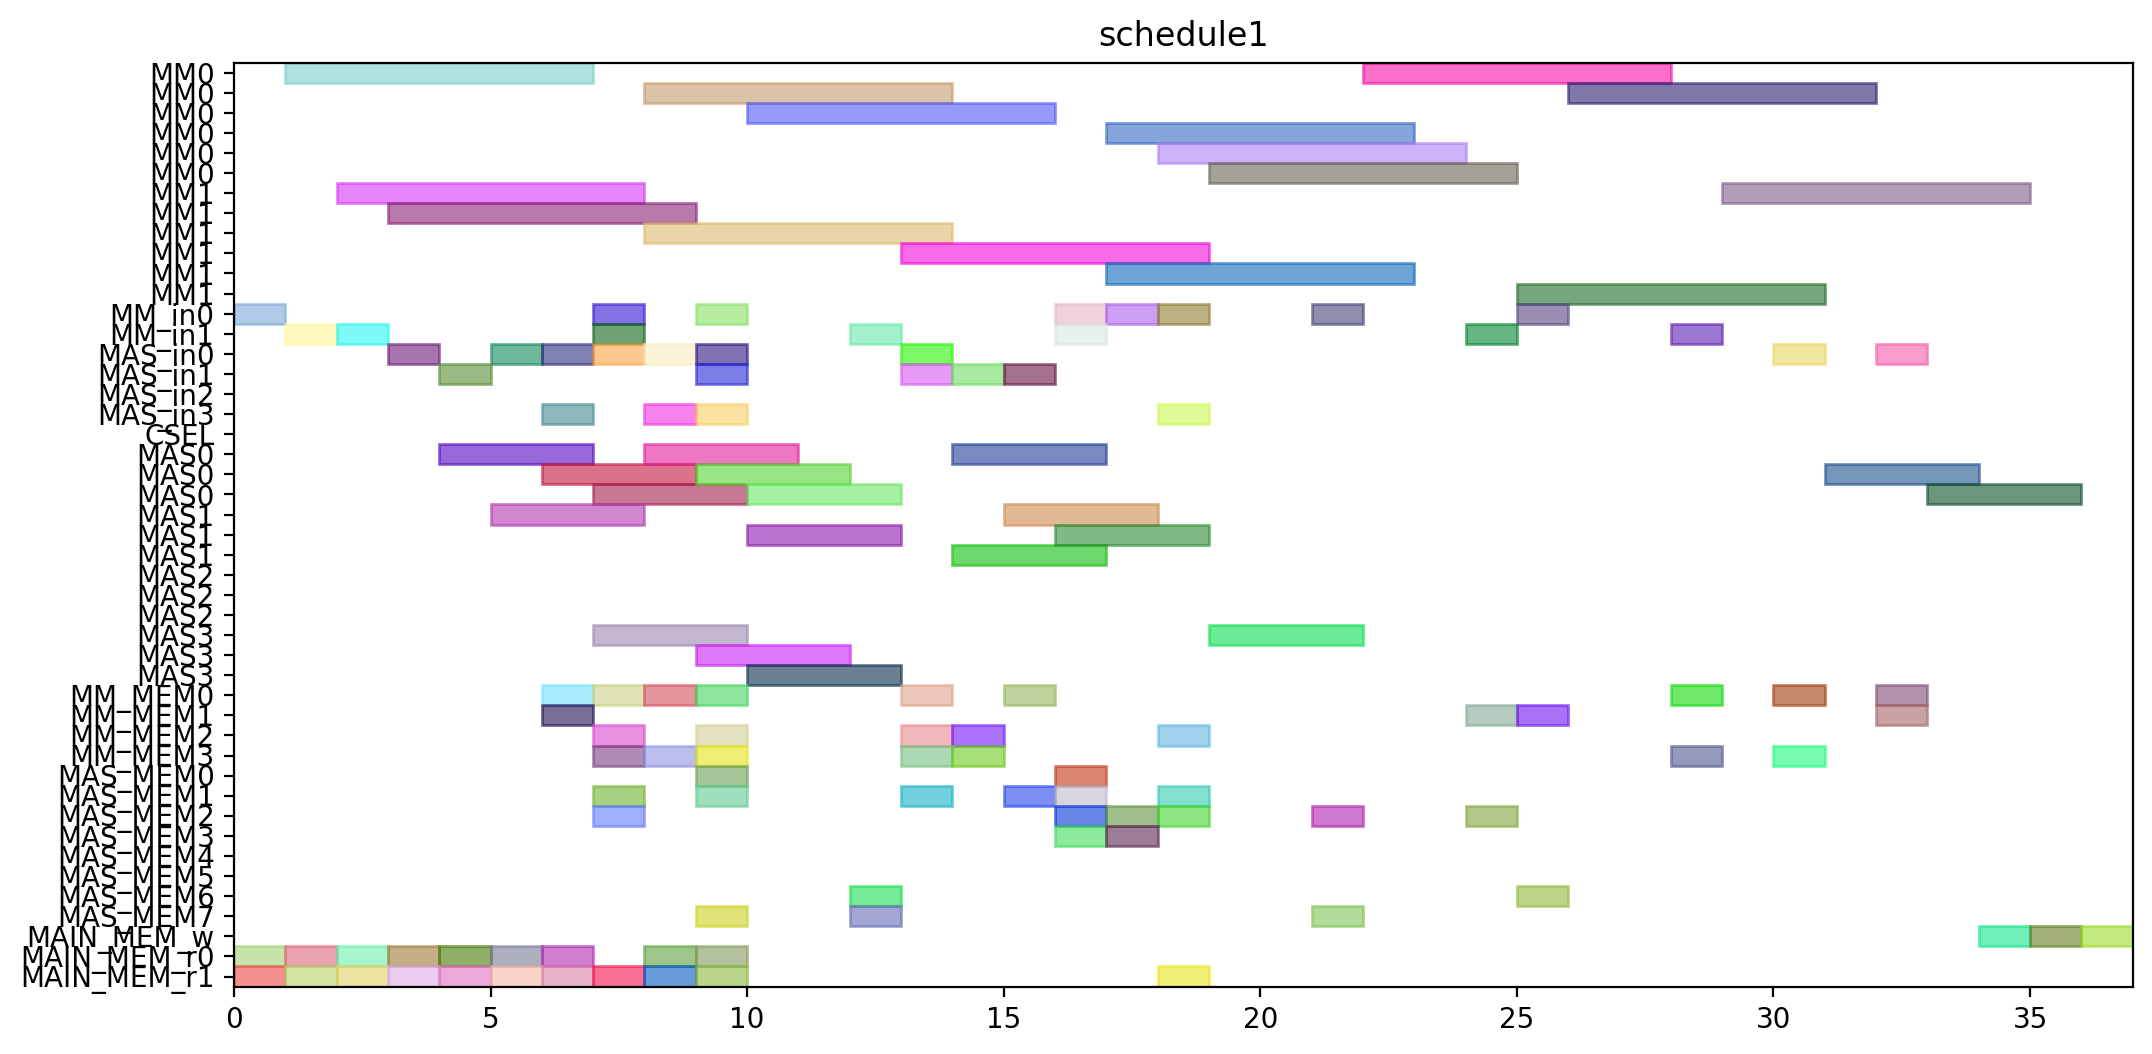

Write Python code to recreate this figure.
from pyschedule import Scenario, solvers, plotters, alt


def solve():
	horizon = 148
	S = Scenario("schedule1", horizon=horizon)

	# resource
	MM = S.Resources('MM', num=2, size=6)
	MM_in = S.Resources('MM_in', num=2)
	MAS_in = S.Resources('MAS_in', num=4)
	CSEL = S.Resource('CSEL')
	MAS = S.Resources('MAS', num=4, size=3, periods=range(1, horizon))
	MM_MEM = S.Resources('MM_MEM', num=4)
	MAS_MEM = S.Resources('MAS_MEM', num=8)
	MAIN_MEM_w = S.Resource('MAIN_MEM_w', size=1)
	MAIN_MEM_r = S.Resources('MAIN_MEM_r', num=2)

	# result of previous scheduling
	t0_in = S.Task('t0_in', length=1, delay_cost=1)
	S += t0_in >= 0
	t0_in += MM_in[0]

	t0_mem0 = S.Task('t0_mem0', length=1, delay_cost=1)
	S += t0_mem0 >= 0
	t0_mem0 += MAIN_MEM_r[0]

	t0_mem1 = S.Task('t0_mem1', length=1, delay_cost=1)
	S += t0_mem1 >= 0
	t0_mem1 += MAIN_MEM_r[1]

	t0 = S.Task('t0', length=6, delay_cost=1)
	S += t0 >= 1
	t0 += MM[0]

	t2_in = S.Task('t2_in', length=1, delay_cost=1)
	S += t2_in >= 1
	t2_in += MM_in[1]

	t2_mem0 = S.Task('t2_mem0', length=1, delay_cost=1)
	S += t2_mem0 >= 1
	t2_mem0 += MAIN_MEM_r[0]

	t2_mem1 = S.Task('t2_mem1', length=1, delay_cost=1)
	S += t2_mem1 >= 1
	t2_mem1 += MAIN_MEM_r[1]

	t1_in = S.Task('t1_in', length=1, delay_cost=1)
	S += t1_in >= 2
	t1_in += MM_in[1]

	t1_mem0 = S.Task('t1_mem0', length=1, delay_cost=1)
	S += t1_mem0 >= 2
	t1_mem0 += MAIN_MEM_r[0]

	t1_mem1 = S.Task('t1_mem1', length=1, delay_cost=1)
	S += t1_mem1 >= 2
	t1_mem1 += MAIN_MEM_r[1]

	t2 = S.Task('t2', length=6, delay_cost=1)
	S += t2 >= 2
	t2 += MM[1]

	t1 = S.Task('t1', length=6, delay_cost=1)
	S += t1 >= 3
	t1 += MM[1]

	t4_in = S.Task('t4_in', length=1, delay_cost=1)
	S += t4_in >= 3
	t4_in += MAS_in[0]

	t4_mem0 = S.Task('t4_mem0', length=1, delay_cost=1)
	S += t4_mem0 >= 3
	t4_mem0 += MAIN_MEM_r[0]

	t4_mem1 = S.Task('t4_mem1', length=1, delay_cost=1)
	S += t4_mem1 >= 3
	t4_mem1 += MAIN_MEM_r[1]

	t3_in = S.Task('t3_in', length=1, delay_cost=1)
	S += t3_in >= 4
	t3_in += MAS_in[1]

	t3_mem0 = S.Task('t3_mem0', length=1, delay_cost=1)
	S += t3_mem0 >= 4
	t3_mem0 += MAIN_MEM_r[0]

	t3_mem1 = S.Task('t3_mem1', length=1, delay_cost=1)
	S += t3_mem1 >= 4
	t3_mem1 += MAIN_MEM_r[1]

	t4 = S.Task('t4', length=3, delay_cost=1)
	S += t4 >= 4
	t4 += MAS[0]

	t14_in = S.Task('t14_in', length=1, delay_cost=1)
	S += t14_in >= 5
	t14_in += MAS_in[0]

	t14_mem0 = S.Task('t14_mem0', length=1, delay_cost=1)
	S += t14_mem0 >= 5
	t14_mem0 += MAIN_MEM_r[0]

	t14_mem1 = S.Task('t14_mem1', length=1, delay_cost=1)
	S += t14_mem1 >= 5
	t14_mem1 += MAIN_MEM_r[1]

	t3 = S.Task('t3', length=3, delay_cost=1)
	S += t3 >= 5
	t3 += MAS[1]

	t13_in = S.Task('t13_in', length=1, delay_cost=1)
	S += t13_in >= 6
	t13_in += MAS_in[0]

	t13_mem0 = S.Task('t13_mem0', length=1, delay_cost=1)
	S += t13_mem0 >= 6
	t13_mem0 += MAIN_MEM_r[0]

	t13_mem1 = S.Task('t13_mem1', length=1, delay_cost=1)
	S += t13_mem1 >= 6
	t13_mem1 += MAIN_MEM_r[1]

	t14 = S.Task('t14', length=3, delay_cost=1)
	S += t14 >= 6
	t14 += MAS[0]

	t18_in = S.Task('t18_in', length=1, delay_cost=1)
	S += t18_in >= 6
	t18_in += MAS_in[3]

	t18_mem0 = S.Task('t18_mem0', length=1, delay_cost=1)
	S += t18_mem0 >= 6
	t18_mem0 += MM_MEM[0]

	t18_mem1 = S.Task('t18_mem1', length=1, delay_cost=1)
	S += t18_mem1 >= 6
	t18_mem1 += MM_MEM[1]

	t13 = S.Task('t13', length=3, delay_cost=1)
	S += t13 >= 7
	t13 += MAS[0]

	t16_in = S.Task('t16_in', length=1, delay_cost=1)
	S += t16_in >= 7
	t16_in += MAS_in[0]

	t16_mem0 = S.Task('t16_mem0', length=1, delay_cost=1)
	S += t16_mem0 >= 7
	t16_mem0 += MM_MEM[0]

	t16_mem1 = S.Task('t16_mem1', length=1, delay_cost=1)
	S += t16_mem1 >= 7
	t16_mem1 += MM_MEM[3]

	t18 = S.Task('t18', length=3, delay_cost=1)
	S += t18 >= 7
	t18 += MAS[3]

	t20_in = S.Task('t20_in', length=1, delay_cost=1)
	S += t20_in >= 7
	t20_in += MM_in[1]

	t20_mem0 = S.Task('t20_mem0', length=1, delay_cost=1)
	S += t20_mem0 >= 7
	t20_mem0 += MM_MEM[2]

	t20_mem1 = S.Task('t20_mem1', length=1, delay_cost=1)
	S += t20_mem1 >= 7
	t20_mem1 += MAIN_MEM_r[1]

	t5_in = S.Task('t5_in', length=1, delay_cost=1)
	S += t5_in >= 7
	t5_in += MM_in[0]

	t5_mem0 = S.Task('t5_mem0', length=1, delay_cost=1)
	S += t5_mem0 >= 7
	t5_mem0 += MAS_MEM[2]

	t5_mem1 = S.Task('t5_mem1', length=1, delay_cost=1)
	S += t5_mem1 >= 7
	t5_mem1 += MAS_MEM[1]

	t16 = S.Task('t16', length=3, delay_cost=1)
	S += t16 >= 8
	t16 += MAS[0]

	t20 = S.Task('t20', length=6, delay_cost=1)
	S += t20 >= 8
	t20 += MM[1]

	t5 = S.Task('t5', length=6, delay_cost=1)
	S += t5 >= 8
	t5 += MM[0]

	t6_in = S.Task('t6_in', length=1, delay_cost=1)
	S += t6_in >= 8
	t6_in += MAS_in[0]

	t6_mem0 = S.Task('t6_mem0', length=1, delay_cost=1)
	S += t6_mem0 >= 8
	t6_mem0 += MM_MEM[0]

	t6_mem1 = S.Task('t6_mem1', length=1, delay_cost=1)
	S += t6_mem1 >= 8
	t6_mem1 += MM_MEM[3]

	t9_in = S.Task('t9_in', length=1, delay_cost=1)
	S += t9_in >= 8
	t9_in += MAS_in[3]

	t9_mem0 = S.Task('t9_mem0', length=1, delay_cost=1)
	S += t9_mem0 >= 8
	t9_mem0 += MAIN_MEM_r[0]

	t9_mem1 = S.Task('t9_mem1', length=1, delay_cost=1)
	S += t9_mem1 >= 8
	t9_mem1 += MAIN_MEM_r[1]

	t11_in = S.Task('t11_in', length=1, delay_cost=1)
	S += t11_in >= 9
	t11_in += MAS_in[0]

	t11_mem0 = S.Task('t11_mem0', length=1, delay_cost=1)
	S += t11_mem0 >= 9
	t11_mem0 += MM_MEM[2]

	t11_mem1 = S.Task('t11_mem1', length=1, delay_cost=1)
	S += t11_mem1 >= 9
	t11_mem1 += MM_MEM[3]

	t15_in = S.Task('t15_in', length=1, delay_cost=1)
	S += t15_in >= 9
	t15_in += MM_in[0]

	t15_mem0 = S.Task('t15_mem0', length=1, delay_cost=1)
	S += t15_mem0 >= 9
	t15_mem0 += MAS_MEM[0]

	t15_mem1 = S.Task('t15_mem1', length=1, delay_cost=1)
	S += t15_mem1 >= 9
	t15_mem1 += MAS_MEM[1]

	t19_in = S.Task('t19_in', length=1, delay_cost=1)
	S += t19_in >= 9
	t19_in += MAS_in[1]

	t19_mem0 = S.Task('t19_mem0', length=1, delay_cost=1)
	S += t19_mem0 >= 9
	t19_mem0 += MM_MEM[0]

	t19_mem1 = S.Task('t19_mem1', length=1, delay_cost=1)
	S += t19_mem1 >= 9
	t19_mem1 += MAS_MEM[7]

	t6 = S.Task('t6', length=3, delay_cost=1)
	S += t6 >= 9
	t6 += MAS[0]

	t8_in = S.Task('t8_in', length=1, delay_cost=1)
	S += t8_in >= 9
	t8_in += MAS_in[3]

	t8_mem0 = S.Task('t8_mem0', length=1, delay_cost=1)
	S += t8_mem0 >= 9
	t8_mem0 += MAIN_MEM_r[0]

	t8_mem1 = S.Task('t8_mem1', length=1, delay_cost=1)
	S += t8_mem1 >= 9
	t8_mem1 += MAIN_MEM_r[1]

	t9 = S.Task('t9', length=3, delay_cost=1)
	S += t9 >= 9
	t9 += MAS[3]

	t11 = S.Task('t11', length=3, delay_cost=1)
	S += t11 >= 10
	t11 += MAS[0]

	t15 = S.Task('t15', length=6, delay_cost=1)
	S += t15 >= 10
	t15 += MM[0]

	t19 = S.Task('t19', length=3, delay_cost=1)
	S += t19 >= 10
	t19 += MAS[1]

	t8 = S.Task('t8', length=3, delay_cost=1)
	S += t8 >= 10
	t8 += MAS[3]

	t10_in = S.Task('t10_in', length=1, delay_cost=1)
	S += t10_in >= 12
	t10_in += MM_in[1]

	t10_mem0 = S.Task('t10_mem0', length=1, delay_cost=1)
	S += t10_mem0 >= 12
	t10_mem0 += MAS_MEM[6]

	t10_mem1 = S.Task('t10_mem1', length=1, delay_cost=1)
	S += t10_mem1 >= 12
	t10_mem1 += MAS_MEM[7]

	t10 = S.Task('t10', length=6, delay_cost=1)
	S += t10 >= 13
	t10 += MM[1]

	t22_in = S.Task('t22_in', length=1, delay_cost=1)
	S += t22_in >= 13
	t22_in += MAS_in[1]

	t22_mem0 = S.Task('t22_mem0', length=1, delay_cost=1)
	S += t22_mem0 >= 13
	t22_mem0 += MM_MEM[2]

	t22_mem1 = S.Task('t22_mem1', length=1, delay_cost=1)
	S += t22_mem1 >= 13
	t22_mem1 += MM_MEM[3]

	t7_in = S.Task('t7_in', length=1, delay_cost=1)
	S += t7_in >= 13
	t7_in += MAS_in[0]

	t7_mem0 = S.Task('t7_mem0', length=1, delay_cost=1)
	S += t7_mem0 >= 13
	t7_mem0 += MM_MEM[0]

	t7_mem1 = S.Task('t7_mem1', length=1, delay_cost=1)
	S += t7_mem1 >= 13
	t7_mem1 += MAS_MEM[1]

	t21_in = S.Task('t21_in', length=1, delay_cost=1)
	S += t21_in >= 14
	t21_in += MAS_in[1]

	t21_mem0 = S.Task('t21_mem0', length=1, delay_cost=1)
	S += t21_mem0 >= 14
	t21_mem0 += MM_MEM[2]

	t21_mem1 = S.Task('t21_mem1', length=1, delay_cost=1)
	S += t21_mem1 >= 14
	t21_mem1 += MM_MEM[3]

	t22 = S.Task('t22', length=3, delay_cost=1)
	S += t22 >= 14
	t22 += MAS[1]

	t7 = S.Task('t7', length=3, delay_cost=1)
	S += t7 >= 14
	t7 += MAS[0]

	t17_in = S.Task('t17_in', length=1, delay_cost=1)
	S += t17_in >= 15
	t17_in += MAS_in[1]

	t17_mem0 = S.Task('t17_mem0', length=1, delay_cost=1)
	S += t17_mem0 >= 15
	t17_mem0 += MM_MEM[0]

	t17_mem1 = S.Task('t17_mem1', length=1, delay_cost=1)
	S += t17_mem1 >= 15
	t17_mem1 += MAS_MEM[1]

	t21 = S.Task('t21', length=3, delay_cost=1)
	S += t21 >= 15
	t21 += MAS[1]

	t17 = S.Task('t17', length=3, delay_cost=1)
	S += t17 >= 16
	t17 += MAS[1]

	t25_in = S.Task('t25_in', length=1, delay_cost=1)
	S += t25_in >= 16
	t25_in += MM_in[0]

	t25_mem0 = S.Task('t25_mem0', length=1, delay_cost=1)
	S += t25_mem0 >= 16
	t25_mem0 += MAS_MEM[0]

	t25_mem1 = S.Task('t25_mem1', length=1, delay_cost=1)
	S += t25_mem1 >= 16
	t25_mem1 += MAS_MEM[3]

	t28_in = S.Task('t28_in', length=1, delay_cost=1)
	S += t28_in >= 16
	t28_in += MM_in[1]

	t28_mem0 = S.Task('t28_mem0', length=1, delay_cost=1)
	S += t28_mem0 >= 16
	t28_mem0 += MAS_MEM[2]

	t28_mem1 = S.Task('t28_mem1', length=1, delay_cost=1)
	S += t28_mem1 >= 16
	t28_mem1 += MAS_MEM[1]

	t25 = S.Task('t25', length=6, delay_cost=1)
	S += t25 >= 17
	t25 += MM[0]

	t27_in = S.Task('t27_in', length=1, delay_cost=1)
	S += t27_in >= 17
	t27_in += MM_in[0]

	t27_mem0 = S.Task('t27_mem0', length=1, delay_cost=1)
	S += t27_mem0 >= 17
	t27_mem0 += MAS_MEM[2]

	t27_mem1 = S.Task('t27_mem1', length=1, delay_cost=1)
	S += t27_mem1 >= 17
	t27_mem1 += MAS_MEM[3]

	t28 = S.Task('t28', length=6, delay_cost=1)
	S += t28 >= 17
	t28 += MM[1]

	t12_in = S.Task('t12_in', length=1, delay_cost=1)
	S += t12_in >= 18
	t12_in += MAS_in[3]

	t12_mem0 = S.Task('t12_mem0', length=1, delay_cost=1)
	S += t12_mem0 >= 18
	t12_mem0 += MM_MEM[2]

	t12_mem1 = S.Task('t12_mem1', length=1, delay_cost=1)
	S += t12_mem1 >= 18
	t12_mem1 += MAS_MEM[1]

	t23_in = S.Task('t23_in', length=1, delay_cost=1)
	S += t23_in >= 18
	t23_in += MM_in[0]

	t23_mem0 = S.Task('t23_mem0', length=1, delay_cost=1)
	S += t23_mem0 >= 18
	t23_mem0 += MAS_MEM[2]

	t23_mem1 = S.Task('t23_mem1', length=1, delay_cost=1)
	S += t23_mem1 >= 18
	t23_mem1 += MAIN_MEM_r[1]

	t27 = S.Task('t27', length=6, delay_cost=1)
	S += t27 >= 18
	t27 += MM[0]

	t12 = S.Task('t12', length=3, delay_cost=1)
	S += t12 >= 19
	t12 += MAS[3]

	t23 = S.Task('t23', length=6, delay_cost=1)
	S += t23 >= 19
	t23 += MM[0]

	t29_in = S.Task('t29_in', length=1, delay_cost=1)
	S += t29_in >= 21
	t29_in += MM_in[0]

	t29_mem0 = S.Task('t29_mem0', length=1, delay_cost=1)
	S += t29_mem0 >= 21
	t29_mem0 += MAS_MEM[2]

	t29_mem1 = S.Task('t29_mem1', length=1, delay_cost=1)
	S += t29_mem1 >= 21
	t29_mem1 += MAS_MEM[7]

	t29 = S.Task('t29', length=6, delay_cost=1)
	S += t29 >= 22
	t29 += MM[0]


	# new tasks
	t24 = S.Task('t24', length=6, delay_cost=1)
	t24 += alt(MM)
	t24_in = S.Task('t24_in', length=1, delay_cost=1)
	t24_in += alt(MM_in)
	S += t24_in*MM_in[0]<=t24*MM[0]
	S += t24_in*MM_in[1]<=t24*MM[1]
	t24_mem0 = S.Task('t24_mem0', length=1, delay_cost=1)
	t24_mem0 += MAS_MEM[6]
	S += 21 < t24_mem0
	S += t24_mem0 <= t24

	t24_mem1 = S.Task('t24_mem1', length=1, delay_cost=1)
	t24_mem1 += MM_MEM[1]
	S += 24 < t24_mem1
	S += t24_mem1 <= t24

	t26 = S.Task('t26', length=6, delay_cost=1)
	t26 += alt(MM)
	t26_in = S.Task('t26_in', length=1, delay_cost=1)
	t26_in += alt(MM_in)
	S += t26_in*MM_in[0]<=t26*MM[0]
	S += t26_in*MM_in[1]<=t26*MM[1]
	t26_mem0 = S.Task('t26_mem0', length=1, delay_cost=1)
	t26_mem0 += MAS_MEM[2]
	S += 12 < t26_mem0
	S += t26_mem0 <= t26

	t26_mem1 = S.Task('t26_mem1', length=1, delay_cost=1)
	t26_mem1 += MM_MEM[1]
	S += 24 < t26_mem1
	S += t26_mem1 <= t26

	PZ_new = S.Task('PZ_new', length=6, delay_cost=1)
	PZ_new += alt(MM)
	PZ_new_in = S.Task('PZ_new_in', length=1, delay_cost=1)
	PZ_new_in += alt(MM_in)
	S += PZ_new_in*MM_in[0]<=PZ_new*MM[0]
	S += PZ_new_in*MM_in[1]<=PZ_new*MM[1]
	S += 0<PZ_new

	PZ_new_w = S.Task('PZ_new_w', length=1, delay_cost=1)
	PZ_new_w += alt(MAIN_MEM_w)
	S += PZ_new <= PZ_new_w

	PZ_new_mem0 = S.Task('PZ_new_mem0', length=1, delay_cost=1)
	PZ_new_mem0 += MM_MEM[0]
	S += 27 < PZ_new_mem0
	S += PZ_new_mem0 <= PZ_new

	PZ_new_mem1 = S.Task('PZ_new_mem1', length=1, delay_cost=1)
	PZ_new_mem1 += MM_MEM[3]
	S += 22 < PZ_new_mem1
	S += PZ_new_mem1 <= PZ_new

	PX_new = S.Task('PX_new', length=3, delay_cost=1)
	PX_new += alt(MAS)
	PX_new_in = S.Task('PX_new_in', length=1, delay_cost=1)
	PX_new_in += alt(MAS_in)
	S += PX_new_in*MAS_in[0]<=PX_new*MAS[0]

	S += PX_new_in*MAS_in[1]<=PX_new*MAS[1]

	S += PX_new_in*MAS_in[2]<=PX_new*MAS[2]

	S += PX_new_in*MAS_in[3]<=PX_new*MAS[3]

	S += 0<PX_new

	PX_new_w = S.Task('PX_new_w', length=1, delay_cost=1)
	PX_new_w += alt(MAIN_MEM_w)
	S += PX_new <= PX_new_w

	PX_new_mem0 = S.Task('PX_new_mem0', length=1, delay_cost=1)
	PX_new_mem0 += MM_MEM[0]
	S += 22 < PX_new_mem0
	S += PX_new_mem0 <= PX_new

	PX_new_mem1 = S.Task('PX_new_mem1', length=1, delay_cost=1)
	PX_new_mem1 += alt(MM_MEM)
	S += (t24*MM[0])-1 < PX_new_mem1*MM_MEM[1]
	S += (t24*MM[1])-1 < PX_new_mem1*MM_MEM[3]
	S += PX_new_mem1 <= PX_new

	PY_new = S.Task('PY_new', length=3, delay_cost=1)
	PY_new += alt(MAS)
	PY_new_in = S.Task('PY_new_in', length=1, delay_cost=1)
	PY_new_in += alt(MAS_in)
	S += PY_new_in*MAS_in[0]<=PY_new*MAS[0]

	S += PY_new_in*MAS_in[1]<=PY_new*MAS[1]

	S += PY_new_in*MAS_in[2]<=PY_new*MAS[2]

	S += PY_new_in*MAS_in[3]<=PY_new*MAS[3]

	S += 0<PY_new

	PY_new_w = S.Task('PY_new_w', length=1, delay_cost=1)
	PY_new_w += alt(MAIN_MEM_w)
	S += PY_new <= PY_new_w

	PY_new_mem0 = S.Task('PY_new_mem0', length=1, delay_cost=1)
	PY_new_mem0 += MM_MEM[0]
	S += 23 < PY_new_mem0
	S += PY_new_mem0 <= PY_new

	PY_new_mem1 = S.Task('PY_new_mem1', length=1, delay_cost=1)
	PY_new_mem1 += alt(MM_MEM)
	S += (t26*MM[0])-1 < PY_new_mem1*MM_MEM[1]
	S += (t26*MM[1])-1 < PY_new_mem1*MM_MEM[3]
	S += PY_new_mem1 <= PY_new

	solvers.mip.solve(S,msg=1,kind='CPLEX',ratio_gap=1.01)

	solution = [['hoge']*len(S.solution()[1]) for i in range(len(S.solution()))]
	for i in range(len(S.solution())):
		for j in range(len(S.solution()[i])):
			solution[i][j]=str(S.solution()[i][j])
	print(solution)

	cycles = int(solution[-1][3])

	pic_file_name = "/mnt/rose/usr1/fukuda/ABE/multiRAM_multiMAS_16mux/scheduling_result/stage6MM2_stage3MAS4/EP_ADD_A_0/schedule1.png"
	if(S.solution() != []):
		plotters.matplotlib.plot(S,img_filename=pic_file_name, show_task_labels=False, fig_size=(cycles*0.25+3, 6))

	return solution
